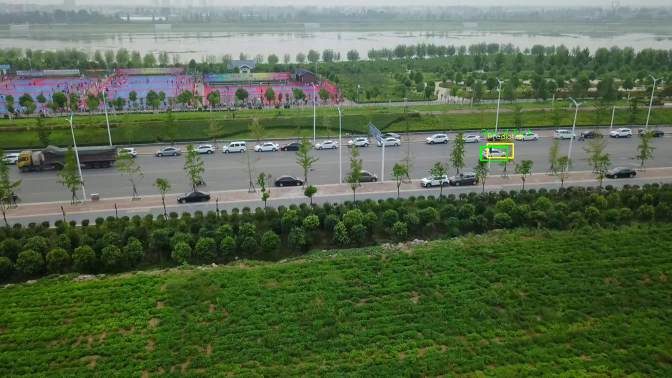
#> input picture frame 2 of video/uav0000003_00000_s.mp4, 1344 x 756 px, given in place of VIDEO-20250113-190349.mp4, which was not available (shown at 1/2 size)
$ jupyter execute --allow-errors test_lk.ipynb
#> lines starting #> are read from the running program, lines starting #| are printed output that depends on the picture; pictures that were not available may be replaced by others from this repository, and a replacement may not be noted
### code/feature_detection/shi_tomasi.py
import numpy as np
import cv2 as cv
from feature_detection.feature_detector import FeatureDetector
from typing import Dict

class ShiTomasiDetector(FeatureDetector):
    def __init__(self, params : Dict = {"maxCorners": 100, "qualityLevel": 0.01, "minDistance": 10}):
        self.params = params

    def detect_features(self, image: np.ndarray) -> np.ndarray:

        if len(image.shape) > 2:
            image = cv.cvtColor(image, cv.COLOR_BGR2GRAY)

        kp = cv.goodFeaturesToTrack(image, **self.params)

        return np.squeeze(kp)

### code/optical_flow/lucas_kanade.py
import cv2 as cv
from optical_flow.optical_flow import OpticalFlow
import numpy as np

class LucasKanade(OpticalFlow):

    def __init__(self, lk_params = {}):
        self.lk_params = lk_params


    def track_frame(self, previous_frame : np.ndarray, next_frame : np.ndarray, previous_points : np.ndarray, next_points : np.ndarray = None):
        '''

        return (number of points, error, old points, new points)
        '''
        previous_points = previous_points.reshape(-1, 1, 2)

        if len(previous_frame) > 1:
            previous_frame = cv.cvtColor(previous_frame, cv.COLOR_BGR2GRAY)

        if len(next_frame.shape) > 1:
            next_frame = cv.cvtColor(next_frame, cv.COLOR_BGR2GRAY)

        p1, st, err = cv.calcOpticalFlowPyrLK(previous_frame, next_frame, previous_points, next_points, **self.lk_params)

        if p1 is None:
            return 0, np.inf, np.zeros((0, 2)), np.zeros((0, 2))

        good_new = p1[st == 1]
        good_old = previous_points[st == 1]

        return np.sum(st), err, good_old, good_new

### code/optical_flow/bounding_box.py
from dataclasses import dataclass

import numpy as np

@dataclass
class BoundingBox:
    x : int
    y : int
    w : int
    h : int

    def __post_init__(self):
        self.cx = int(self.x + self.w/2)
        self.cy = int(self.y + self.h/2)


def center_to_bbox(cx : float, cy : float, w : float, h : float) -> BoundingBox:
    return BoundingBox(int(cx - w / 2), int(cy - h/2), int(w), int(h))

def scale_bounding_box(bbox : BoundingBox, scale : float) -> BoundingBox:
    return BoundingBox(int(bbox.x * scale), int(bbox.y * scale), int(bbox.w * scale), int(bbox.h * scale))

def expand_bounding_box(bbox : BoundingBox, scale : float) -> BoundingBox:
    return center_to_bbox(bbox.cx, bbox.cy, scale * bbox.w, scale * bbox.h)

# [8 lines left out: function bound_bounding_box, not called in this run]

### test_lk.ipynb
[cell 1]
import numpy as np
import cv2 as cv
import sys

[cell 2]
sys.path.append("/home/alexis/Documents/COMP558/COMP558-FinalProject/code/")
# sys.path.append("/workspaces/python-opencv/repo/code/")

[cell 3]
from optical_flow.bounding_box import BoundingBox
#> (the rest of this cell did not finish here and is left out)

[cell 4]
video_name = "/home/alexis/Documents/master/vision/repo/libfreenect/wrappers/python/out/VIDEO-20250113-190349.mp4"
cap = cv.VideoCapture(video_name)

[cell 5]
# params for ShiTomasi corner detection
feature_params = dict( maxCorners = 1000,
                       qualityLevel = 0.01,
                       minDistance = 5,
                       blockSize = 5 )

# feature_params = {"maxCorners": 10000, "qualityLevel": 0.001, "minDistance": 5}

# Parameters for lucas kanade optical flow
lk_params = dict( winSize  = (15, 15),
                  maxLevel = 2,
                  criteria = (cv.TERM_CRITERIA_EPS | cv.TERM_CRITERIA_COUNT, 10, 0.03))

lk_params = {}

# Create some random colors
color = np.random.randint(0, 255, (100, 3))

# Take first frame and find corners in it
ret, old_frame = cap.read()
#> old_frame is the input picture: shape (756, 1344, 3); mean B, G, R 74, 104.4, 86.7
old_gray = cv.cvtColor(old_frame, cv.COLOR_BGR2GRAY)
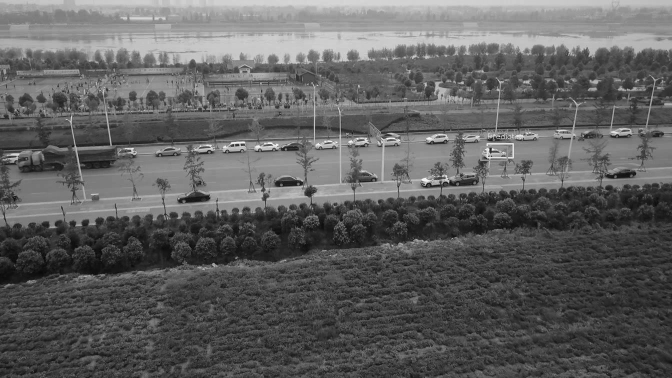
#> old_gray: shape (756, 1344) (shown at 1/2 size); min 2, max 255, mean 95.6
p0 = cv.goodFeaturesToTrack(old_gray, mask = None, **feature_params)
#> p0 = 1000 rows, first 8: [1005, 274], [999, 273], [985, 299], [994, 274], [850, 369], [482, 289], [468, 289], [477, 290]

[cell 6]
from feature_detection.shi_tomasi import ShiTomasiDetector

detector = ShiTomasiDetector(params = feature_params)
detected = detector.detect_features(old_frame)
#> in detect_features, `kp = cv.goodFeaturesToTrack(image, **self.params)`: kp has the same summary as p0 outside detect_features
#> detected = 1000 pairs, first value 1 to 1332, second value 36 to 753

print(np.all(np.squeeze(p0) == detected))
#| True

[cell 7]
print(p0.shape)
#| (1000, 1, 2)
p_test = np.squeeze(p0)
#> p_test has the same summary as detected

[cell 8]
x, y, w, h = 275, 200, 110, 85

subset_x = np.logical_and(p0[:, 0, 0] >= x, p0[:, 0, 0] <= x + w)
subset_y = np.logical_and(p0[:, 0, 1] >= y, p0[:, 0, 1] <= y + h)
subset = np.logical_and(subset_x, subset_y)

p0 = p0[subset, ...]
#> p0 = 20 rows, first 8: [381, 209], [319, 225], [373, 219], [279, 220], [376, 212], [373, 207], [354, 223], [385, 214]
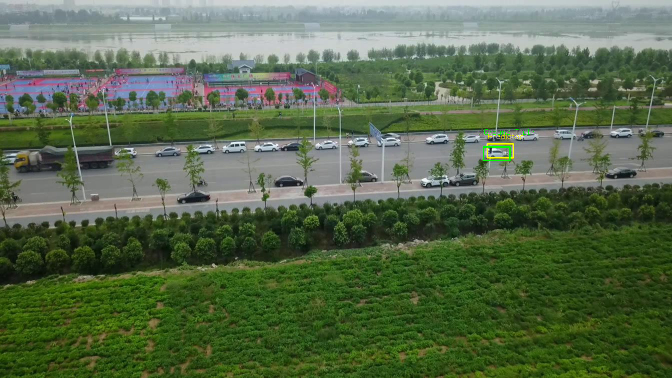
#> input picture frame 3 of video/uav0000003_00000_s.mp4, 1344 x 756 px, given in place of VIDEO-20250113-190349.mp4, which was not available (shown at 1/2 size)
#> further down, frame is the input picture: shape (756, 1344, 3); mean B, G, R 74.1, 104.7, 86.8
#> `p1, st, err = cv.calcOpticalFlowPyrLK(old_gray, frame_gray, p0, None, ..`: p1 = 20 rows, first 8: [380.7, 209.2], [318.8, 225.2], [372.8, 219.2], [278.7, 220.2], [375.7, 212.2], [372.7, 207.2], [353.8, 223.2], [384.8, 214.2]; st = 20 values from 1 to 1; err = 20 values, max 5.39 at index 0, min 3.14 at index 1, mean 4.27

#> (a cell that did not finish here is left out)

[cell 10]
prev_bbox = BoundingBox(x, y, w, h)
#> (the rest of this cell did not finish here and is left out)

[cell 11]
fps = 30

fourcc = cv.VideoWriter_fourcc(*'mp4v')
video_writer = cv.VideoWriter("out/lk_test_box.mp4", fourcc, fps, old_frame.shape[:-1][::-1])

[cell 12]
from optical_flow.lucas_kanade import LucasKanade

lk = LucasKanade(lk_params=lk_params)

[cell 13]
# Create a mask image for drawing purposes
mask = np.zeros_like(old_frame)

#> (the rest of this cell did not finish here and is left out)

#> in track_frame, `previous_points = previous_points.reshape(-1, 1, 2)`: previous_points has the same summary as p0 outside track_frame
#> in track_frame, `p1, st, err = cv.calcOpticalFlowPyrLK(previous_frame, next_frame, prev..`: st = 20 values from 1 to 1
#> in track_frame, `good_new = p1[st == 1]`: good_new has the same summary as p1 outside track_frame
#> in track_frame, `good_old = previous_points[st == 1]`: good_old has the same summary as p0 outside track_frame
#> `_, _, _, test_points = lk.track_frame(old_frame, frame, np.squeeze(p0))`: test_points has the same summary as p1
#> `good_new = p1[st==1]`: good_new has the same summary as p1
#> `good_old = p0[st==1]`: good_old has the same summary as p0
#> the loop `for i, (new, old) in enumerate(zip(good_new, good_old)):` made 20 passes
#> (a, b, c, d) on passes 1 to 12: (380.7, 209.2, 381, 209), (318.8, 225.2, 319, 225), (372.8, 219.2, 373, 219), (278.7, 220.2, 279, 220), (375.7, 212.2, 376, 212), (372.7, 207.2, 373, 207), (353.8, 223.2, 354, 223), (384.8, 214.2, 385, 214), (306.7, 218.2, 307, 218), (368.8, 222.2, 369, 222), (292.7, 217.2, 293, 217), (343.7, 285.2, 344, 285)
#> after the loop `for i, (new, old) in enumerate(zip(good_new, good_old)):`:
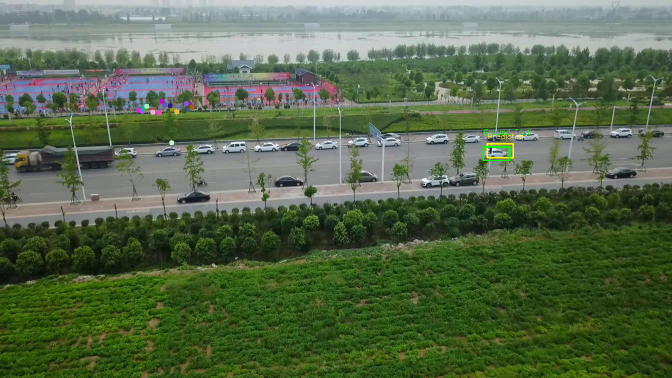
#> img2: shape (756, 1344, 3) (shown at 1/2 size); mean B, G, R 74.2, 104.7, 86.9
#> after the loop `for i, (new, old) in enumerate(zip(good_new, good_old)):`:
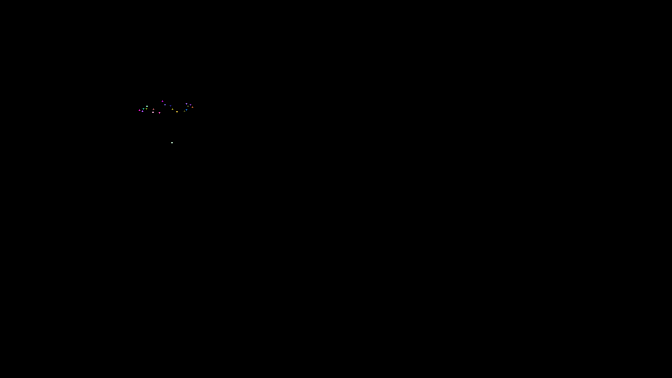
#> mask: shape (756, 1344, 3) (shown at 1/2 size); mean of channels 0, 1, 2 0, 0, 0; drawn as B, G, R
#> `p0 = good_new.reshape(-1, 1, 2)`: p0 has the same summary as p1

    # Select good points
    if p1 is not None:
        good_new = p1[st==1]
        good_old = p0[st==1]


    if not len(good_new.shape) == len(test_points.shape):
        print("ERROR")
        print(good_new.shape)
        print(test_points.shape)
        break

    if not np.all(good_new == test_points):
        print("Error")
        break

    img2 = frame.copy()
    # draw the tracks
    for i, (new, old) in enumerate(zip(good_new, good_old)):
        a, b = new.ravel()
        c, d = old.ravel()
        mask = cv.line(mask, (int(a), int(b)), (int(c), int(d)), color[i].tolist(), 2)
        img2 = cv.circle(img2, (int(a), int(b)), 5, color[i].tolist(), -1)

    # [9 lines of commented-out code are left out]
    old_gray = frame_gray.copy()
    p0 = good_new.reshape(-1, 1, 2)

    bbox_center, stats = drotrack_bbox_step(frame, prev_bbox, np.squeeze(p0), stats)
    prev_bbox = center_to_bbox(bbox_center[0], bbox_center[1], prev_bbox.w, prev_bbox.h)

    img2 = cv.rectangle(img2, (prev_bbox.x, prev_bbox.y), (prev_bbox.x + prev_bbox.w, prev_bbox.y + prev_bbox.h), 255, 2)
    video_writer.write(img2)
    old_frame = frame.copy()

$ run again, starting later in the video
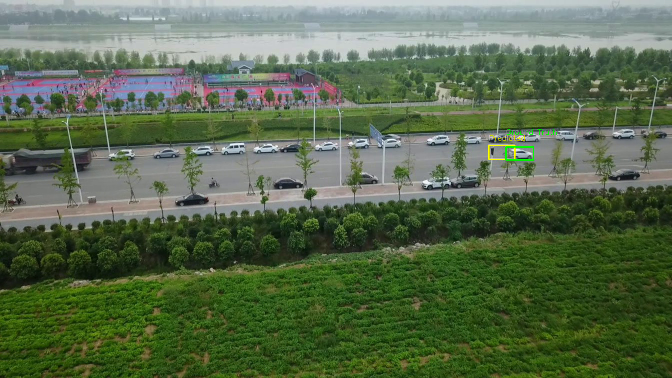
#> input picture frame 11 of video/uav0000003_00000_s.mp4, 1344 x 756 px, given in place of VIDEO-20250113-190349.mp4, which was not available (shown at 1/2 size)
#> old_frame is the input picture: shape (756, 1344, 3); mean B, G, R 75.7, 105.6, 88
#> `p0 = cv.goodFeaturesToTrack(old_gray, mask = None, **feature_params)`: p0 = 1000 rows, first 8: [1008, 277], [1002, 276], [480, 292], [997, 277], [852, 373], [475, 293], [468, 292], [1047, 280]
#> kp has the same summary as p0 outside detect_features
#> detected = 1000 pairs, first value 3 to 1335, second value 37 to 741
#| True
#| (1000, 1, 2)
#> p_test has the same summary as detected
#> `p0 = p0[subset, ...]`: p0 = 19 rows, first 8: [379, 212], [275, 222], [316, 227], [371, 222], [385, 218], [372, 214], [352, 226], [282, 224]
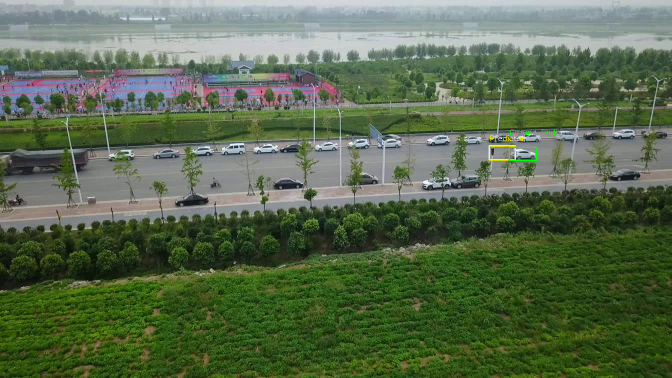
#> input picture frame 12 of video/uav0000003_00000_s.mp4, 1344 x 756 px, given in place of VIDEO-20250113-190349.mp4, which was not available (shown at 1/2 size)
#> frame is the input picture: shape (756, 1344, 3); mean B, G, R 76.2, 105.5, 88.4
#> `p1, st, err = cv.calcOpticalFlowPyrLK(old_gray, frame_gray, p0, None, ..`: p1 = 19 rows, first 8: [378.8, 212.3], [274.7, 222.3], [315.7, 227.3], [370.7, 222.3], [384.8, 218.3], [371.7, 214.3], [351.6, 226.3], [281.7, 224.3]; st = 19 values from 1 to 1; err = 19 values, max 6.99 at index 0, min 4.58 at index 2, mean 5.57
#> previous_points has the same summary as p0 outside track_frame
#> in track_frame, `p1, st, err = cv.calcOpticalFlowPyrLK(previous_frame, next_frame, prev..`: st = 19 values from 1 to 1
#> in track_frame, `good_new = p1[st == 1]`: good_new has the same summary as p1 outside track_frame
#> in track_frame, `good_old = previous_points[st == 1]`: good_old has the same summary as p0 outside track_frame
#> test_points has the same summary as p1
#> `good_new = p1[st==1]`: good_new has the same summary as p1
#> `good_old = p0[st==1]`: good_old has the same summary as p0
#> the loop `for i, (new, old) in enumerate(zip(good_new, good_old)):` made 19 passes
#> (a, b, c, d) on passes 1 to 8: (378.8, 212.3, 379, 212), (274.7, 222.3, 275, 222), (315.7, 227.3, 316, 227), (370.7, 222.3, 371, 222), (384.8, 218.3, 385, 218), (371.7, 214.3, 372, 214), (351.6, 226.3, 352, 226), (281.7, 224.3, 282, 224)
#> after the loop `for i, (new, old) in enumerate(zip(good_new, good_old)):`:
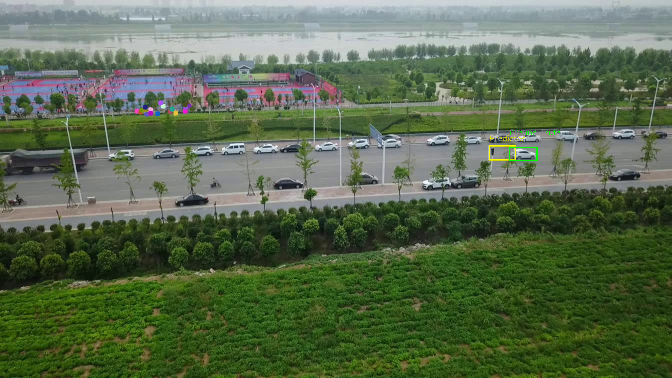
#> img2: shape (756, 1344, 3) (shown at 1/2 size); mean B, G, R 76.3, 105.5, 88.5
#> `p0 = good_new.reshape(-1, 1, 2)`: p0 has the same summary as p1

$ run again, starting later in the video
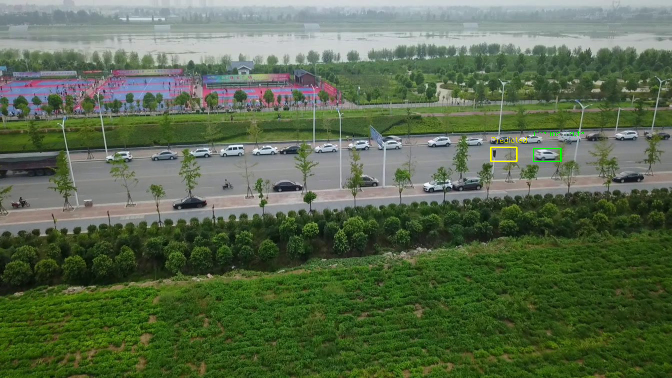
#> input picture frame 20 of video/uav0000003_00000_s.mp4, 1344 x 756 px, given in place of VIDEO-20250113-190349.mp4, which was not available (shown at 1/2 size)
#> old_frame is the input picture: shape (756, 1344, 3); mean B, G, R 77.5, 105.7, 89.3
#> `p0 = cv.goodFeaturesToTrack(old_gray, mask = None, **feature_params)`: p0 = 1000 rows, first 8: [1012, 278], [1001, 281], [1006, 279], [1012, 283], [1051, 283], [478, 295], [472, 297], [855, 379]
#> kp has the same summary as p0 outside detect_features
#> detected = 1000 pairs, first value 1 to 1341, second value 37 to 731
#| True
#| (1000, 1, 2)
#> p_test has the same summary as detected
#> `p0 = p0[subset, ...]`: p0 = 20 rows, first 8: [349, 228], [376, 215], [313, 229], [371, 217], [368, 224], [382, 220], [291, 231], [362, 227]
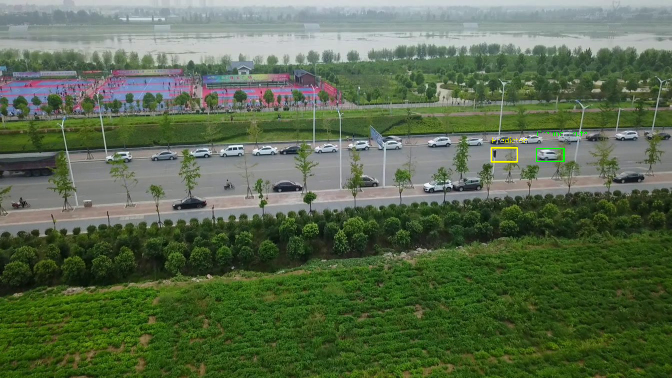
#> input picture frame 21 of video/uav0000003_00000_s.mp4, 1344 x 756 px, given in place of VIDEO-20250113-190349.mp4, which was not available (shown at 1/2 size)
#> frame is the input picture: shape (756, 1344, 3); mean B, G, R 77.3, 105.8, 89.1
#> `p1, st, err = cv.calcOpticalFlowPyrLK(old_gray, frame_gray, p0, None, ..`: p1 = 20 rows, first 8: [348.7, 228.3], [375.7, 215.3], [312.6, 229.3], [370.7, 217.3], [367.8, 224.3], [381.7, 220.3], [290.6, 231.4], [361.8, 227.3]; st = 20 values from 1 to 1; err = 20 values, max 6.7 at index 1, min 4.13 at index 2, mean 5.55
#> previous_points has the same summary as p0 outside track_frame
#> in track_frame, `p1, st, err = cv.calcOpticalFlowPyrLK(previous_frame, next_frame, prev..`: st = 20 values from 1 to 1
#> in track_frame, `good_new = p1[st == 1]`: good_new has the same summary as p1 outside track_frame
#> in track_frame, `good_old = previous_points[st == 1]`: good_old has the same summary as p0 outside track_frame
#> test_points has the same summary as p1
#> `good_new = p1[st==1]`: good_new has the same summary as p1
#> `good_old = p0[st==1]`: good_old has the same summary as p0
#> the loop `for i, (new, old) in enumerate(zip(good_new, good_old)):` made 20 passes
#> (a, b, c, d) on passes 1 to 8: (348.7, 228.3, 349, 228), (375.7, 215.3, 376, 215), (312.6, 229.3, 313, 229), (370.7, 217.3, 371, 217), (367.8, 224.3, 368, 224), (381.7, 220.3, 382, 220), (290.6, 231.4, 291, 231), (361.8, 227.3, 362, 227)
#> after the loop `for i, (new, old) in enumerate(zip(good_new, good_old)):`:
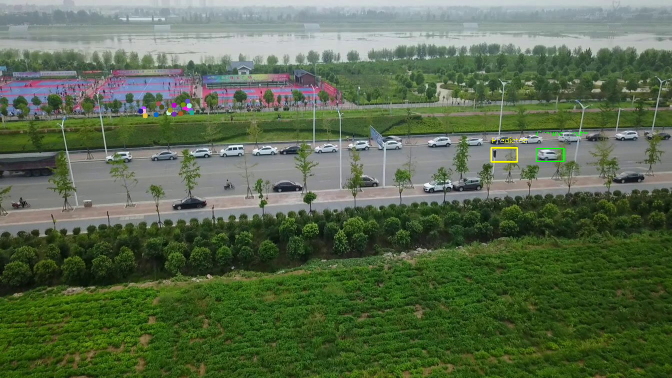
#> img2: shape (756, 1344, 3) (shown at 1/2 size); mean B, G, R 77.3, 105.8, 89.2
#> `p0 = good_new.reshape(-1, 1, 2)`: p0 has the same summary as p1
